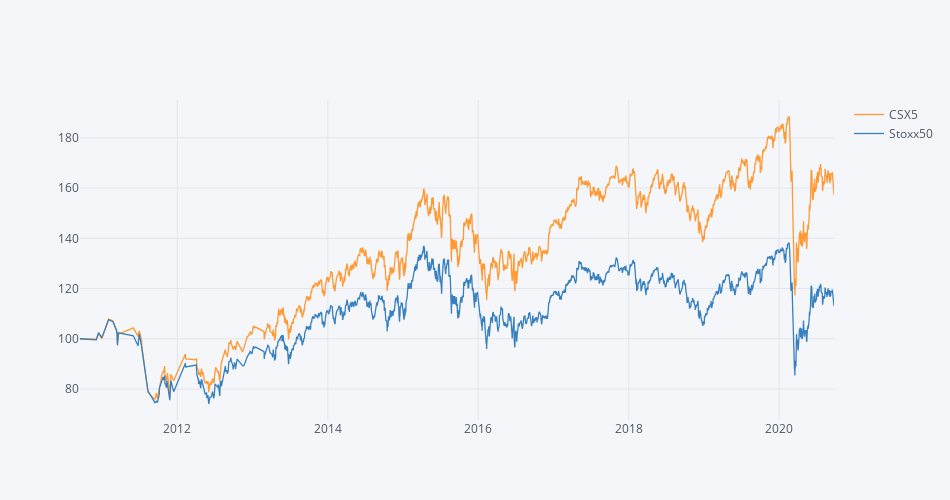

Here is the notebook cell this chart was saved with:
### Code cell
fundos_2 = pl.normalize(pl.merge_time_series(CSX5, Stoxx50, how='inner'))
fundos_2.iplot(dimensions=pl.dimensions)

### Figure 1 — Plotly figure (JSON) as saved in the notebook; plotly's stock layout.template omitted (floating-point values rounded to 4 significant figures; data arrays with more than 128 entries replaced by an {"elided": "..."} marker saying what was removed)
{"data": [{"line": {"color": "rgba(255, 153, 51, 1.0)", "dash": "solid", "shape": "linear", "width": 1.3}, "mode": "lines", "name": "CSX5", "text": "", "type": "scatter", "x": {"elided": "1972 str values"}, "y": {"elided": "1972 float values"}}, {"line": {"color": "rgba(55, 128, 191, 1.0)", "dash": "solid", "shape": "linear", "width": 1.3}, "mode": "lines", "name": "Stoxx50", "text": "", "type": "scatter", "x": {"elided": "1972 str values"}, "y": {"elided": "1972 float values"}}], "layout": {"height": 500, "legend": {"bgcolor": "#F5F6F9", "font": {"color": "#4D5663"}}, "paper_bgcolor": "#F5F6F9", "plot_bgcolor": "#F5F6F9", "title": {"font": {"color": "#4D5663"}}, "width": 950, "xaxis": {"autorange": true, "gridcolor": "#E1E5ED", "range": ["2010-09-15", "2020-09-24"], "showgrid": true, "tickfont": {"color": "#4D5663"}, "title": {"font": {"color": "#4D5663"}, "text": ""}, "type": "date", "zerolinecolor": "#E1E5ED"}, "yaxis": {"autorange": true, "gridcolor": "#E1E5ED", "range": [67.66, 195.1], "showgrid": true, "tickfont": {"color": "#4D5663"}, "title": {"font": {"color": "#4D5663"}, "text": ""}, "type": "linear", "zerolinecolor": "#E1E5ED"}}}
